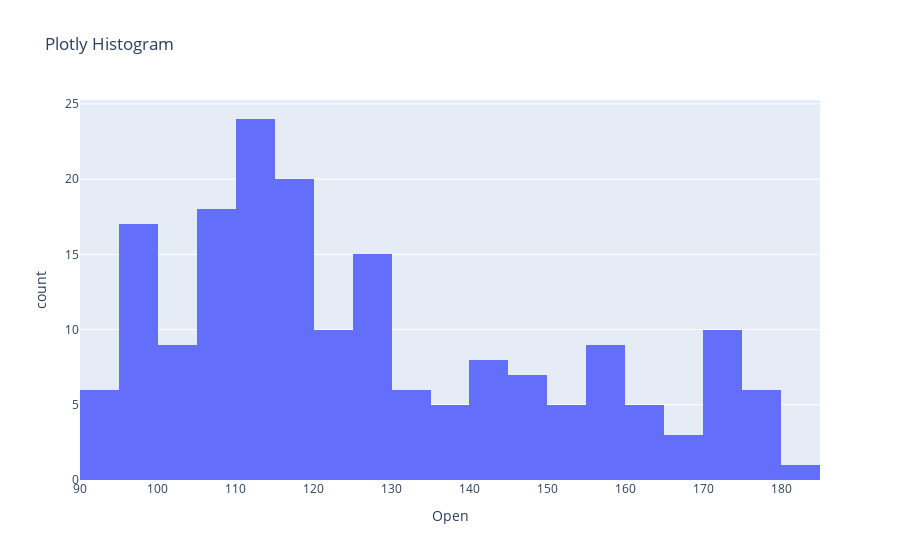
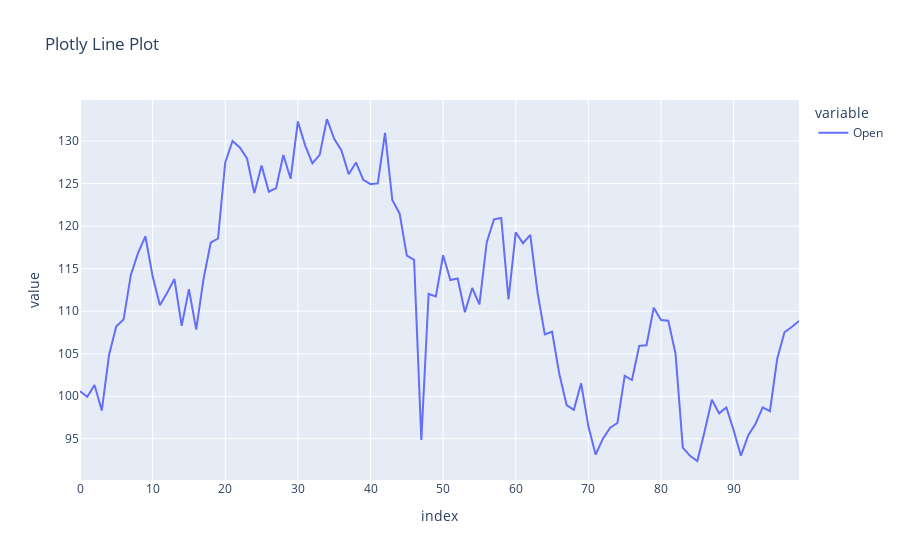
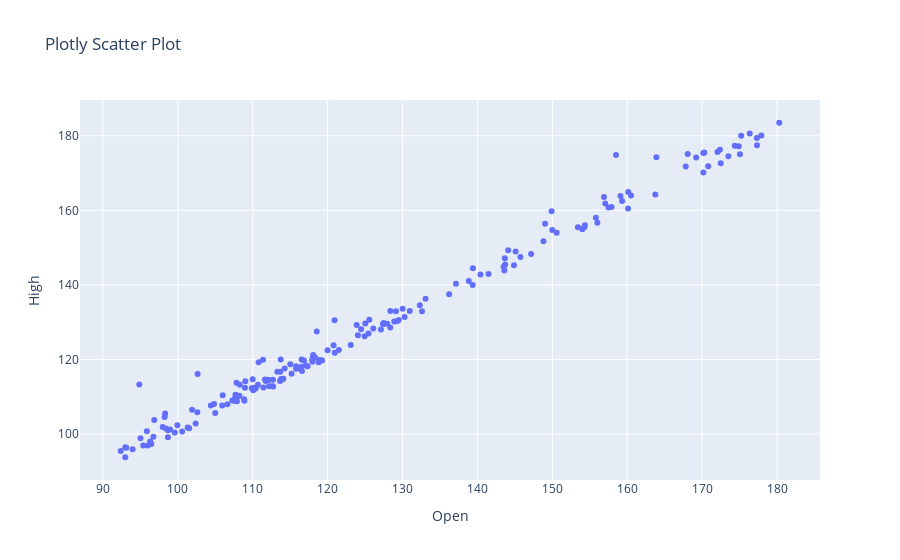

Write notebook code for charts like these, in order.
### Code cell
import numpy as np
import pandas as pd
df = pd.read_csv("C:/Users/Aya Benrahla/Downloads/AAPL.csv")
# Show first rows
df.head()
# Dataset information
df.info()
# Basic statistics
df.describe()
# First numeric column
numeric_col = df.select_dtypes(include=[np.number]).columns[0]
numeric_col
arr = df[numeric_col].to_numpy()

print("First 10 values of NumPy array:")
print(arr[:10])

# Example NumPy operation
mean_value = np.mean(arr)
print("Mean value =", mean_value)
# Normalization
df['normalized'] = (df[numeric_col] - df[numeric_col].mean()) / df[numeric_col].std()

# Log transformation
df['log_value'] = np.log(df[numeric_col] + 1)

df.head()
import matplotlib.pyplot as plt

# Histogram
plt.figure(figsize=(6,4))
plt.hist(df[numeric_col], bins=20, color='skyblue')
plt.title("Histogram of " + numeric_col)
plt.xlabel(numeric_col)
plt.ylabel("Frequency")
plt.show()

# Line Plot (first 100 rows)
plt.figure(figsize=(6,4))
plt.plot(df[numeric_col][:100])
plt.title("Line Plot")
plt.xlabel("Index")
plt.ylabel(numeric_col)
plt.show()
# Second numeric column
other_numeric = df.select_dtypes(include=[np.number]).columns[1]

plt.figure(figsize=(6,4))
plt.scatter(df[numeric_col], df[other_numeric], color='green')
plt.title("Scatter Plot")
plt.xlabel(numeric_col)
plt.ylabel(other_numeric)
plt.show()
import plotly.express as px

# Histogram
fig = px.histogram(df, x=numeric_col, nbins=20, title="Plotly Histogram")
fig.show()

# Line plot
fig = px.line(df[numeric_col][:100], title="Plotly Line Plot")
fig.show()

# Scatter plot
fig = px.scatter(df, x=numeric_col, y=other_numeric, title="Plotly Scatter Plot")
fig.show()
# Example: load another file (change name as needed)
# df2 = pd.read_csv("C:/Users/Aya Benrahla/Downloads/another_dataset.csv")

# df2.head()
# px.scatter(df2, x=df2.columns[0], y=df2.columns[1], title="Other Dataset Example").show()

### Figure 1 — Plotly figure (JSON) as saved in the notebook; plotly's stock layout.template omitted (floating-point values rounded to 4 significant figures; data arrays with more than 128 entries replaced by an {"elided": "..."} marker saying what was removed)
{"data": [{"bingroup": "x", "hovertemplate": "Open=%{x}<br>count=%{y}<extra></extra>", "legendgroup": "", "marker": {"color": "#636efa", "pattern": {"shape": ""}}, "name": "", "nbinsx": 20, "orientation": "v", "showlegend": false, "type": "histogram", "x": {"elided": "184 float values"}, "xaxis": "x", "yaxis": "y"}], "layout": {"barmode": "relative", "legend": {"tracegroupgap": 0}, "title": {"text": "Plotly Histogram"}, "xaxis": {"anchor": "y", "domain": [0, 1], "title": {"text": "Open"}}, "yaxis": {"anchor": "x", "domain": [0, 1], "title": {"text": "count"}}}}

### Figure 2 — Plotly figure (JSON) as saved in the notebook; plotly's stock layout.template omitted (floating-point values rounded to 4 significant figures)
{"data": [{"hovertemplate": "variable=Open<br>index=%{x}<br>value=%{y}<extra></extra>", "legendgroup": "Open", "line": {"color": "#636efa", "dash": "solid"}, "marker": {"symbol": "circle"}, "mode": "lines", "name": "Open", "orientation": "v", "showlegend": true, "type": "scatter", "x": [0, 1, 2, 3, 4, 5, 6, 7, 8, 9, 10, 11, 12, 13, 14, 15, 16, 17, 18, 19, 20, 21, 22, 23, 24, 25, 26, 27, 28, 29, 30, 31, 32, 33, 34, 35, 36, 37, 38, 39, 40, 41, 42, 43, 44, 45, 46, 47, 48, 49, 50, 51, 52, 53, 54, 55, 56, 57, 58, 59, 60, 61, 62, 63, 64, 65, 66, 67, 68, 69, 70, 71, 72, 73, 74, 75, 76, 77, 78, 79, 80, 81, 82, 83, 84, 85, 86, 87, 88, 89, 90, 91, 92, 93, 94, 95, 96, 97, 98, 99], "xaxis": "x", "y": [100.6, 99.95, 101.3, 98.32, 104.8, 108.2, 109.0, 114.3, 116.8, 118.8, 114.1, 110.7, 112.2, 113.8, 108.3, 112.6, 107.8, 113.7, 118.1, 118.6, 127.5, 130.0, 129.2, 128.0, 123.9, 127.1, 124.1, 124.5, 128.4, 125.6, 132.3, 129.5, 127.4, 128.4, 132.6, 130.3, 128.9, 126.1, 127.5, 125.5, 124.9, 125.0, 131.0, 123.1, 121.5, 116.5, 116.0, 94.87, 112.0, 111.8, 116.6, 113.7, 113.8, 109.9, 112.7, 110.8, 118.1, 120.8, 121.0, 111.4, 119.3, 118.0, 119.0, 112.2, 107.3, 107.6, 102.6, 98.97, 98.41, 101.5, 96.47, 93.13, 95.02, 96.31, 96.86, 102.4, 101.9, 105.9, 106.0, 110.4, 109.0, 108.9, 105.0, 93.97, 93.0, 92.39, 95.87, 99.6, 97.99, 98.69, 96.0, 93.0, 95.39, 96.75, 98.7, 98.25, 104.4, 107.5, 108.1, 108.9], "yaxis": "y"}], "layout": {"legend": {"title": {"text": "variable"}, "tracegroupgap": 0}, "title": {"text": "Plotly Line Plot"}, "xaxis": {"anchor": "y", "domain": [0, 1], "title": {"text": "index"}}, "yaxis": {"anchor": "x", "domain": [0, 1], "title": {"text": "value"}}}}

### Figure 3 — Plotly figure (JSON) as saved in the notebook; plotly's stock layout.template omitted (floating-point values rounded to 4 significant figures; data arrays with more than 128 entries replaced by an {"elided": "..."} marker saying what was removed)
{"data": [{"hovertemplate": "Open=%{x}<br>High=%{y}<extra></extra>", "legendgroup": "", "marker": {"color": "#636efa", "symbol": "circle"}, "mode": "markers", "name": "", "orientation": "v", "showlegend": false, "type": "scatter", "x": {"elided": "184 float values"}, "xaxis": "x", "y": {"elided": "184 float values"}, "yaxis": "y"}], "layout": {"legend": {"tracegroupgap": 0}, "title": {"text": "Plotly Scatter Plot"}, "xaxis": {"anchor": "y", "domain": [0, 1], "title": {"text": "Open"}}, "yaxis": {"anchor": "x", "domain": [0, 1], "title": {"text": "High"}}}}
